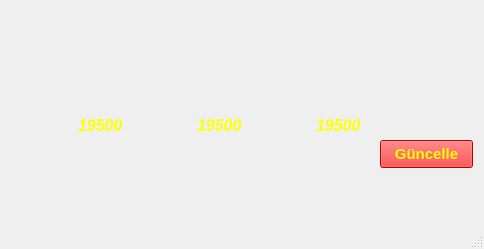
<?xml version="1.0" encoding="UTF-8"?>
<ui version="4.0">
 <class>MainWindow</class>
 <widget class="QMainWindow" name="MainWindow">
  <property name="geometry">
   <rect>
    <x>0</x>
    <y>0</y>
    <width>484</width>
    <height>249</height>
   </rect>
  </property>
  <property name="font">
   <font>
    <pointsize>11</pointsize>
    <weight>50</weight>
    <italic>false</italic>
    <bold>false</bold>
    <underline>false</underline>
    <strikeout>false</strikeout>
   </font>
  </property>
  <property name="windowTitle">
   <string>Borsa Programı</string>
  </property>
  <property name="windowIcon">
   <iconset resource="dosya.qrc">
    <normaloff>:/icon/icons8-coins-32.png</normaloff>:/icon/icons8-coins-32.png</iconset>
  </property>
  <property name="styleSheet">
   <string notr="true">#centralwidget{
border-image: url(:/Arka plan/BistKYDKarsilama.jpg);
}</string>
  </property>
  <widget class="QWidget" name="centralwidget">
   <property name="focusPolicy">
    <enum>Qt::NoFocus</enum>
   </property>
   <property name="styleSheet">
    <string notr="true">#
background-image: url(:/Arkaplan/DijitalVarlık_Görsel_2.jpg);</string>
   </property>
   <widget class="QWidget" name="widget" native="true">
    <property name="geometry">
     <rect>
      <x>30</x>
      <y>10</y>
      <width>91</width>
      <height>81</height>
     </rect>
    </property>
    <property name="styleSheet">
     <string notr="true">border-image: url(:/dolar/3211282.png);</string>
    </property>
   </widget>
   <widget class="QWidget" name="widget_2" native="true">
    <property name="geometry">
     <rect>
      <x>150</x>
      <y>10</y>
      <width>91</width>
      <height>81</height>
     </rect>
    </property>
    <property name="styleSheet">
     <string notr="true">border-image: url(:/dolar/dollar-sign-icon-png-22.png);</string>
    </property>
   </widget>
   <widget class="QWidget" name="widget_3" native="true">
    <property name="geometry">
     <rect>
      <x>280</x>
      <y>10</y>
      <width>81</width>
      <height>81</height>
     </rect>
    </property>
    <property name="styleSheet">
     <string notr="true">border-image: url(:/dolar/Euro-Symbol-PNG-Clipart.png);</string>
    </property>
   </widget>
   <widget class="QPushButton" name="pushButton">
    <property name="geometry">
     <rect>
      <x>380</x>
      <y>140</y>
      <width>93</width>
      <height>28</height>
     </rect>
    </property>
    <property name="font">
     <font>
      <weight>75</weight>
      <italic>false</italic>
      <bold>true</bold>
     </font>
    </property>
    <property name="styleSheet">
     <string notr="true">#pushButton{
	color: rgb(255, 255, 0);
background-color: rgb(255, 0, 0);
}
</string>
    </property>
    <property name="text">
     <string>Güncelle</string>
    </property>
   </widget>
   <widget class="QWidget" name="">
    <property name="geometry">
     <rect>
      <x>10</x>
      <y>90</y>
      <width>351</width>
      <height>71</height>
     </rect>
    </property>
    <layout class="QHBoxLayout" name="horizontalLayout">
     <item>
      <spacer name="horizontalSpacer">
       <property name="orientation">
        <enum>Qt::Horizontal</enum>
       </property>
       <property name="sizeHint" stdset="0">
        <size>
         <width>40</width>
         <height>20</height>
        </size>
       </property>
      </spacer>
     </item>
     <item>
      <widget class="QLabel" name="label_3">
       <property name="font">
        <font>
         <pointsize>12</pointsize>
         <weight>75</weight>
         <italic>true</italic>
         <bold>true</bold>
         <underline>false</underline>
        </font>
       </property>
       <property name="styleSheet">
        <string notr="true">color: rgb(255, 255, 0);</string>
       </property>
       <property name="text">
        <string>19500</string>
       </property>
      </widget>
     </item>
     <item>
      <spacer name="horizontalSpacer_2">
       <property name="orientation">
        <enum>Qt::Horizontal</enum>
       </property>
       <property name="sizeHint" stdset="0">
        <size>
         <width>40</width>
         <height>20</height>
        </size>
       </property>
      </spacer>
     </item>
     <item>
      <widget class="QLabel" name="label_2">
       <property name="font">
        <font>
         <pointsize>12</pointsize>
         <weight>75</weight>
         <italic>true</italic>
         <bold>true</bold>
         <underline>false</underline>
        </font>
       </property>
       <property name="styleSheet">
        <string notr="true">color: rgb(255, 255, 0);</string>
       </property>
       <property name="text">
        <string>19500</string>
       </property>
      </widget>
     </item>
     <item>
      <spacer name="horizontalSpacer_3">
       <property name="orientation">
        <enum>Qt::Horizontal</enum>
       </property>
       <property name="sizeHint" stdset="0">
        <size>
         <width>40</width>
         <height>20</height>
        </size>
       </property>
      </spacer>
     </item>
     <item>
      <widget class="QLabel" name="label">
       <property name="font">
        <font>
         <pointsize>12</pointsize>
         <weight>75</weight>
         <italic>true</italic>
         <bold>true</bold>
         <underline>false</underline>
        </font>
       </property>
       <property name="styleSheet">
        <string notr="true">color: rgb(255, 255, 0);</string>
       </property>
       <property name="text">
        <string>19500</string>
       </property>
      </widget>
     </item>
    </layout>
   </widget>
  </widget>
  <widget class="QMenuBar" name="menubar">
   <property name="geometry">
    <rect>
     <x>0</x>
     <y>0</y>
     <width>484</width>
     <height>26</height>
    </rect>
   </property>
  </widget>
  <widget class="QStatusBar" name="statusbar"/>
 </widget>
 <resources>
  <include location="dosya.qrc"/>
 </resources>
 <connections/>
</ui>
